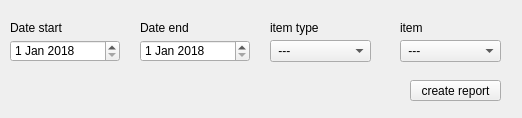
<?xml version="1.0" encoding="UTF-8"?>
<ui version="4.0">
 <class>reportCreateView</class>
 <widget class="QWidget" name="reportCreateView">
  <property name="geometry">
   <rect>
    <x>0</x>
    <y>0</y>
    <width>522</width>
    <height>118</height>
   </rect>
  </property>
  <property name="windowTitle">
   <string>Form</string>
  </property>
  <widget class="QDateEdit" name="date_start_selector">
   <property name="geometry">
    <rect>
     <x>10</x>
     <y>40</y>
     <width>110</width>
     <height>22</height>
    </rect>
   </property>
   <property name="dateTime">
    <datetime>
     <hour>0</hour>
     <minute>0</minute>
     <second>0</second>
     <year>2018</year>
     <month>1</month>
     <day>1</day>
    </datetime>
   </property>
  </widget>
  <widget class="QLabel" name="date_start_label">
   <property name="geometry">
    <rect>
     <x>10</x>
     <y>20</y>
     <width>61</width>
     <height>16</height>
    </rect>
   </property>
   <property name="text">
    <string>&lt;html&gt;&lt;head/&gt;&lt;body&gt;&lt;p&gt;Date start&lt;/p&gt;&lt;/body&gt;&lt;/html&gt;</string>
   </property>
  </widget>
  <widget class="QDateEdit" name="date_end_selector">
   <property name="geometry">
    <rect>
     <x>140</x>
     <y>40</y>
     <width>110</width>
     <height>22</height>
    </rect>
   </property>
   <property name="dateTime">
    <datetime>
     <hour>0</hour>
     <minute>0</minute>
     <second>0</second>
     <year>2018</year>
     <month>1</month>
     <day>1</day>
    </datetime>
   </property>
  </widget>
  <widget class="QLabel" name="date_end_label">
   <property name="geometry">
    <rect>
     <x>140</x>
     <y>20</y>
     <width>61</width>
     <height>16</height>
    </rect>
   </property>
   <property name="text">
    <string>&lt;html&gt;&lt;head/&gt;&lt;body&gt;&lt;p&gt;Date end&lt;/p&gt;&lt;/body&gt;&lt;/html&gt;</string>
   </property>
  </widget>
  <widget class="QLabel" name="item_type_label">
   <property name="geometry">
    <rect>
     <x>270</x>
     <y>20</y>
     <width>61</width>
     <height>16</height>
    </rect>
   </property>
   <property name="text">
    <string>&lt;html&gt;&lt;head/&gt;&lt;body&gt;&lt;p&gt;item type&lt;/p&gt;&lt;/body&gt;&lt;/html&gt;</string>
   </property>
  </widget>
  <widget class="QComboBox" name="item_type_combo_box">
   <property name="geometry">
    <rect>
     <x>270</x>
     <y>40</y>
     <width>101</width>
     <height>22</height>
    </rect>
   </property>
   <item>
    <property name="text">
     <string> ---</string>
    </property>
   </item>
  </widget>
  <widget class="QLabel" name="item_combo_label">
   <property name="geometry">
    <rect>
     <x>400</x>
     <y>20</y>
     <width>61</width>
     <height>16</height>
    </rect>
   </property>
   <property name="text">
    <string>&lt;html&gt;&lt;head/&gt;&lt;body&gt;&lt;p&gt;item&lt;/p&gt;&lt;/body&gt;&lt;/html&gt;</string>
   </property>
  </widget>
  <widget class="QComboBox" name="item_combo_box">
   <property name="geometry">
    <rect>
     <x>400</x>
     <y>40</y>
     <width>101</width>
     <height>22</height>
    </rect>
   </property>
   <item>
    <property name="text">
     <string> ---</string>
    </property>
   </item>
  </widget>
  <widget class="QPushButton" name="report_create_button">
   <property name="geometry">
    <rect>
     <x>410</x>
     <y>80</y>
     <width>91</width>
     <height>21</height>
    </rect>
   </property>
   <property name="text">
    <string>create report</string>
   </property>
  </widget>
 </widget>
 <resources/>
 <connections/>
</ui>
